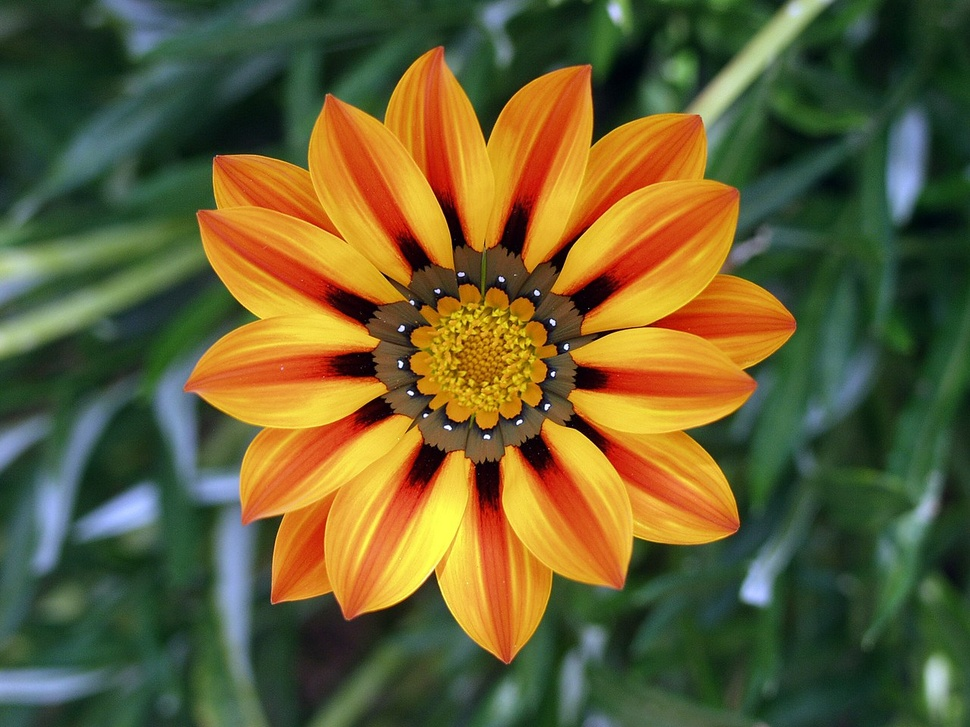
#> input picture LAB_1/Flower.jpg, 970 x 727 px, shrunk from 1280 x 960 before the run, found by its file name
$ python Que_1c.py
#> lines starting #> are read from the running program, lines starting #| are printed output that depends on the picture
import cv2
import numpy as np

image = cv2.imread(r"C:\Users\ASUS\OneDrive\Desktop\comding\DIP\LAB_1\Flower.jpg")
#> image is the input picture: shape (727, 970, 3); mean B, G, R 50.9, 94.9, 102.7

B, G, R = cv2.split(image)
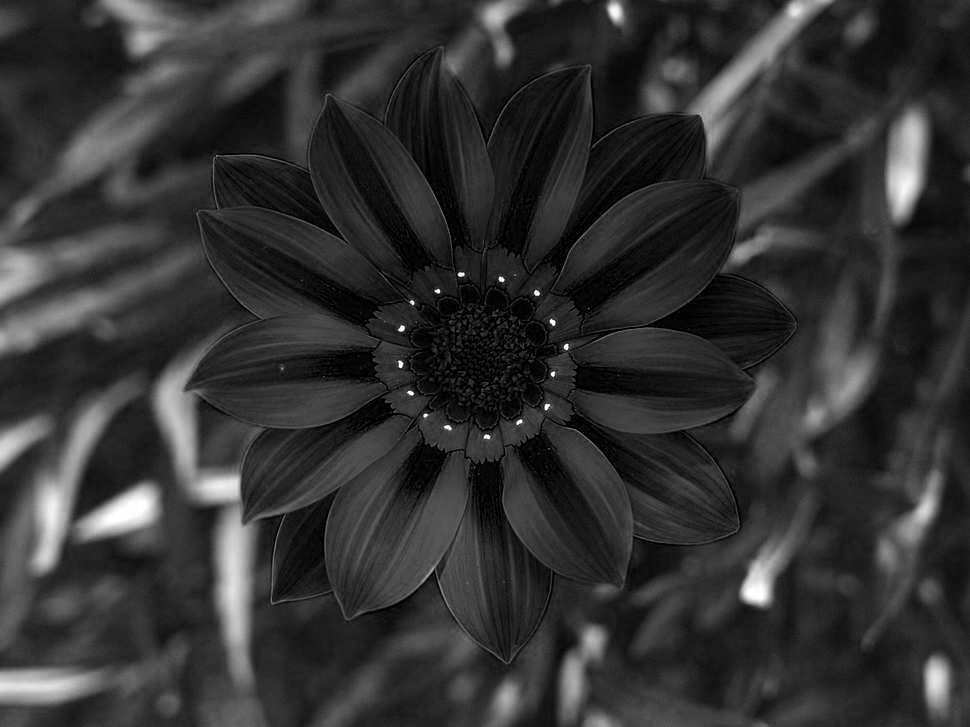
#> B: shape (727, 970); min 0, max 255, mean 50.9
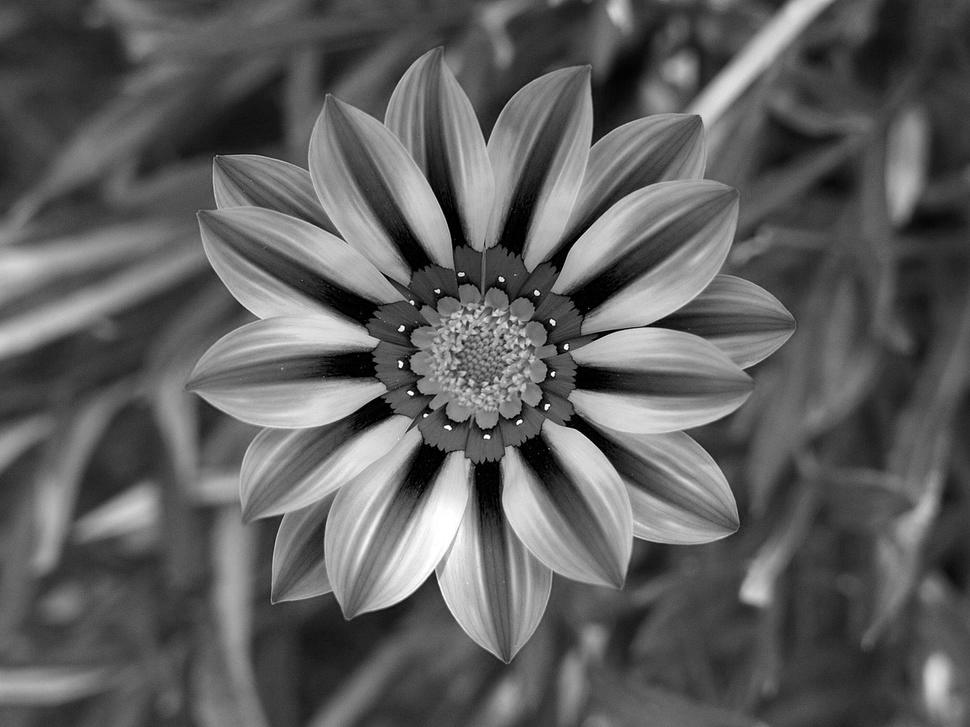
#> G: shape (727, 970); min 0, max 255, mean 94.9
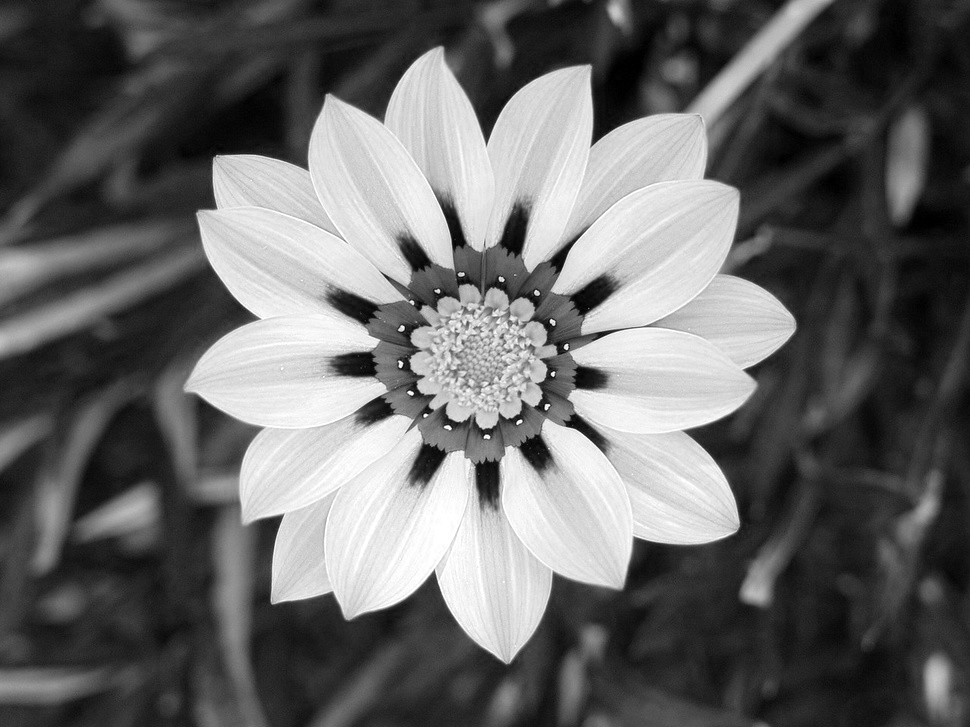
#> R: shape (727, 970); min 0, max 255, mean 102.7

zeros = np.zeros_like(B)

blue_frame = cv2.merge([B, zeros, zeros])
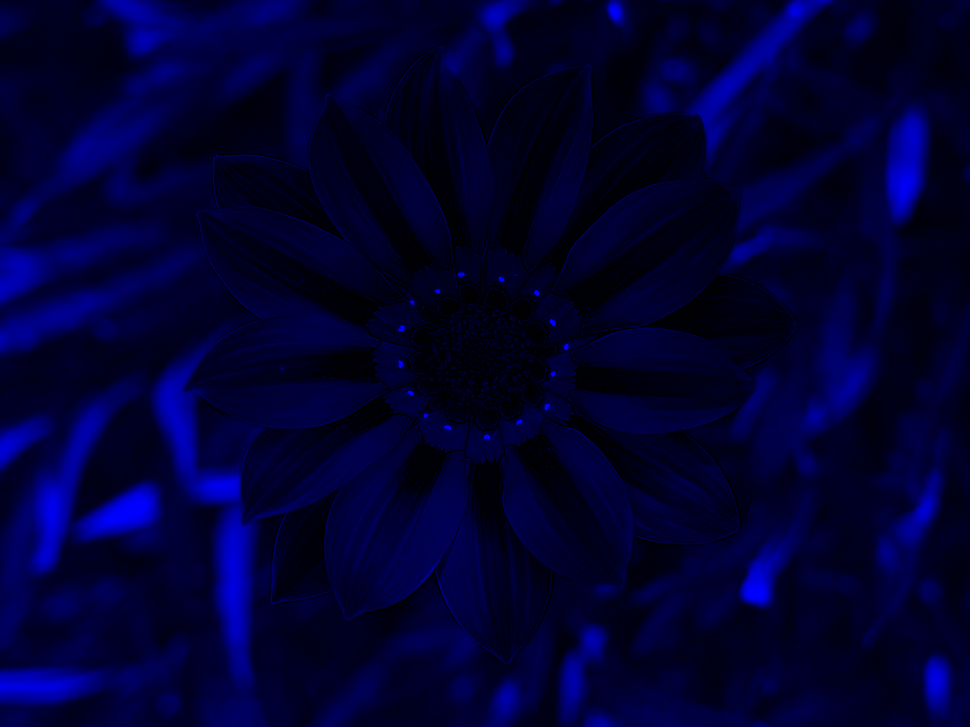
#> blue_frame: shape (727, 970, 3); mean of channels 0, 1, 2 50.9, 0, 0; drawn as B, G, R
green_frame = cv2.merge([zeros, G, zeros])
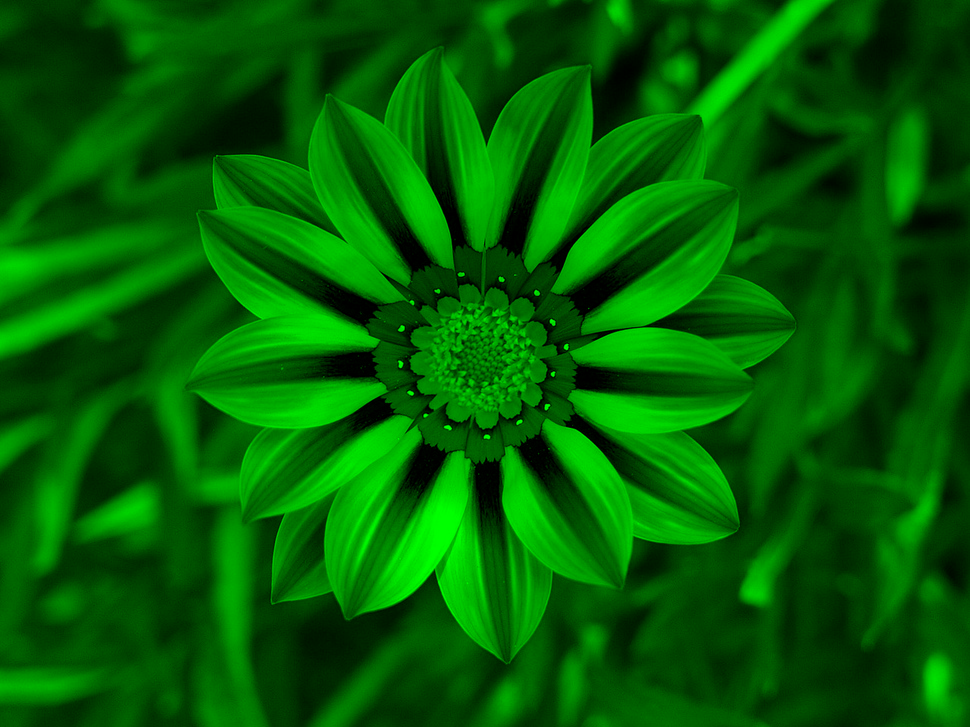
#> green_frame: shape (727, 970, 3); mean of channels 0, 1, 2 0, 94.9, 0; drawn as B, G, R
red_frame = cv2.merge([zeros, zeros, R])
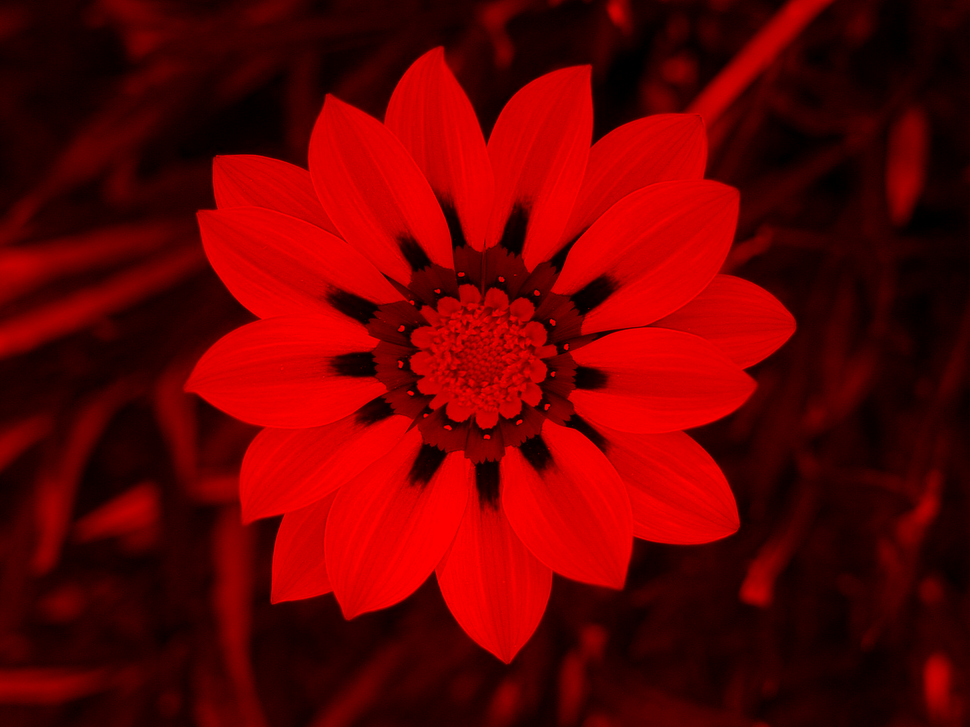
#> red_frame: shape (727, 970, 3); mean of channels 0, 1, 2 0, 0, 102.7; drawn as B, G, R

cv2.imshow("Blue Frame (Color)", blue_frame)
cv2.imshow("Green Frame (Color)", green_frame)
cv2.imshow("Red Frame (Color)", red_frame)

cv2.waitKey(0)
cv2.destroyAllWindows()
